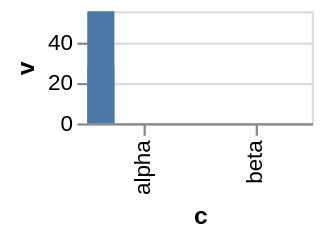

Vega-Lite specification stored for this chart:
### Vega-Lite specification from a JSON file in a GitHub repository (floating-point values rounded to 4 significant figures)
{"data": {"values": [{"c": "alpha", "v": 28}, {"c": "beta", "v": 55}]}, "width": 100, "height": 50, "mark": {"type": "bar", "align": " ", "width": 12}, "encoding": {"x": {"field": "c", "type": "nominal"}, "y": {"field": "v", "type": "quantitative"}}}
